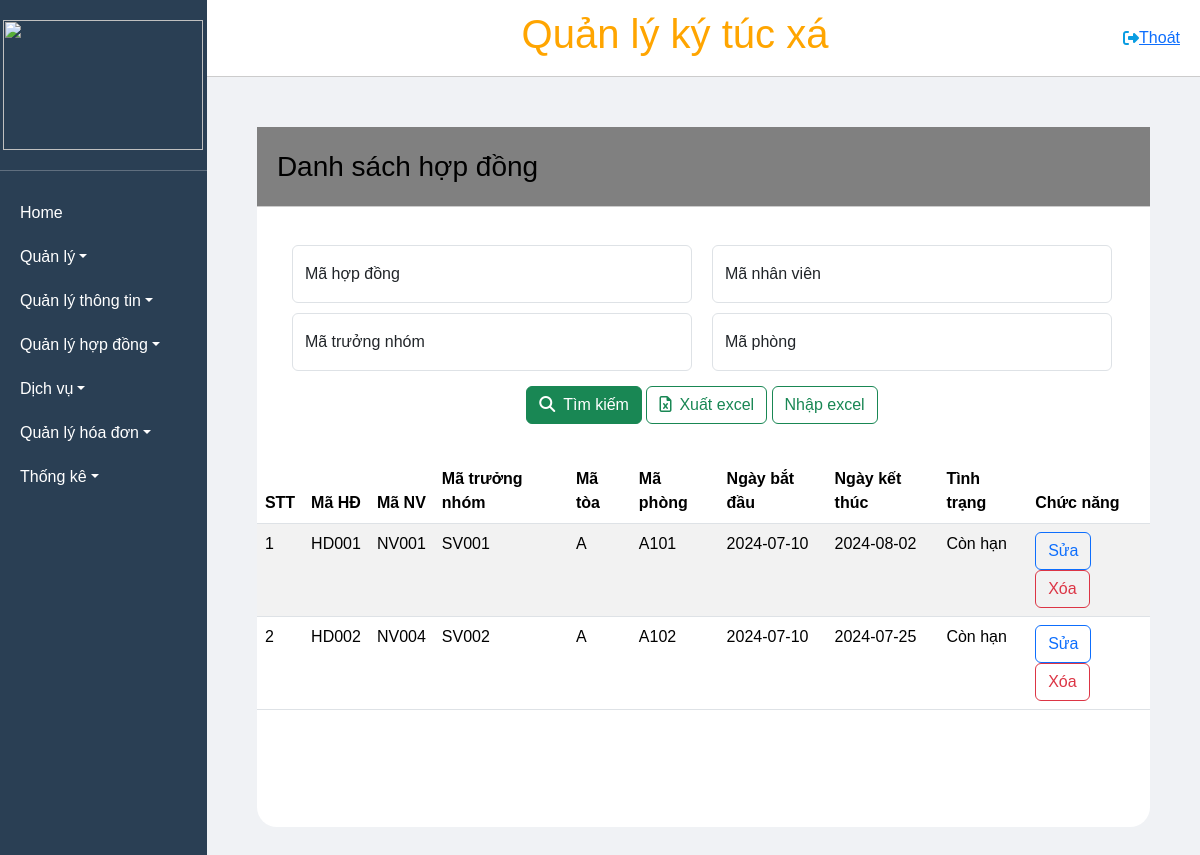
Screenshot of /HopDong with the database file from the repository.
### tables this page shows
CREATE TABLE `hopdong` (
  `maHopDong` varchar(50) NOT NULL,
  `MaNhanVien` varchar(50) NOT NULL,
  `maTruongNhom` varchar(50) NOT NULL,
  `maToa` varchar(50) NOT NULL,
  `maPhong` varchar(50) NOT NULL,
  `ngayBatDau` date NOT NULL,
  `ngayKetThuc` date NOT NULL,
  `tinhTrang` varchar(50) NOT NULL
);

### MVC/Core/controller.php (called while the page is built, shortened)
<?php
class controller
{
    public function model($model)
    {
        return new $model;
    }
    public function view($view, $data = [])
    {
        require_once './MVC/Views/' . $view . '.php';
    }
}

### MVC/Controllers/HopDong.php (called while the page is built, shortened)
<?php
class HopDong extends controller
{
    protected $hopdong;
    public function __construct()
    {
        $this->hopdong = $this->model('HopDong_m');
    }
    public function Get_data()
    {
        $dulieu = $this->hopdong->hopdong_all();
        $this->view('Masterlayout', [
            'page' => 'HopDong_v',
            'dulieu' => $dulieu,
        ]);
    }
}

### MVC/Core/app.php (called while the page is built, shortened)
<?php
class app
{
    protected $action = 'Get_data';
    function __construct()
    {
        $arr = $this->processURL();
        if ($arr != null) {
            if (file_exists('./MVC/Controllers/' . $arr[0] . '.php')) {
                unset($arr[0]);
            }
        }
        $this->controller = new $this->controller;
        $this->param = $arr ? array_values($arr) : [];
        call_user_func_array([$this->controller, $this->action], $this->param);
    }
    function processURL()
    {
        if (isset($_GET['url'])) {
            return explode('/', filter_var(trim($_GET['url']), FILTER_DEFAULT));
        }
    }
}

### index.php (called while the page is built, shortened)
<?php
$app = new app();
?>

### MVC/Core/connectDB.php (called while the page is built, shortened)
<?php
class connectDB
{
    protected $serverName = "localhost";
    protected $userName = "root";
    protected $pwd = "";
    protected $dbName = "qlktx";
    function __construct()
    {
        $this->conn = mysqli_connect($this->serverName, $this->userName, $this->pwd, $this->dbName);
    }
}

### MVC/Models/HopDong_m.php (called while the page is built, shortened)
<?php
class HopDong_m extends connectDB
{
    public function hopdong_all()
    {
        $query = "SELECT * FROM hopdong";
        return mysqli_query($this->conn, $query);
    }
}

### MVC/Views/Pages/HopDong_v.php (the view, shortened to what this page needs)
<!DOCTYPE html>
<html lang="en">
<head>
    <link rel="stylesheet" href="/Public/CSS/style.css">
</head>
<body>
    <div class="main">
    <h3 class="header">Danh sách hợp đồng</h3>
        <div>
            <div class="search-box">
                <form class="content1" action="http://localhost/QuanLyKyTucXa_new/HopDong/timkiem" class="text-center padd" method="post">
                    <table  class="">
                        <tbody>
                            <tr>
                                <td class="input-td">
                                    <div class="form-floating">
                                        <input type="text" name="txtMaHopDong" id="mhd" class="form-control" placeholder="" value="<?php if (isset($data['maHopDong'])) echo $data['maHopDong'] ?>">
                                        <label for="mhd">Mã hợp đồng</label>
                                    </div>
                                </td>
                                <td class="input-td">
                                    <div class="form-floating">
                                        <input type="text" name="txtMaNhanVien" id="mnv" placeholder="" class="form-control" value="<?php if (isset($data['maNhanVien'])) echo $data['maNhanVien'] ?>">
                                        <label for="mnv">Mã nhân viên</label>
                                    </div>
                                </td>
                            </tr>
                            <tr>
                                <td class="input-td">
                                    <div class="form-floating">
                                        <input type="text" name="txtMaTruongNhom" id="msv" placeholder="" class="form-control inputSearch" value="<?php if (isset($data['maSinhVien'])) echo $data['maSinhVien'] ?>">
                                        <label for="msv">Mã trưởng nhóm</label>
                                    </div>
                                </td>
                                <td class="input-td">
                                    <div class="form-floating">
                                        <input type="text" name="txtMaPhong" id="mp" placeholder="" class="form-control inputSearch" value="<?php if (isset($data['maPhong'])) echo $data['maPhong'] ?>">
                                        <label for="mp">Mã phòng</label>
                                    </div>
                                </td>
                            </tr>
                            <tr>
                                <td colspan="4" class="text-center align-middle padd">
                                    <button type="submit" class="btn btn-success" name="btnTimkiem"><i class="fa-solid fa-magnifying-glass">&nbsp;&nbsp;</i>Tìm kiếm</button>
                                    <button type="submit" class="btn-outline-success btn" name="btnXuatExcel"><i class="fa-regular fa-file-excel">&nbsp;&nbsp;</i>Xuất excel</button>
                                    <a class="btn-outline-success btn" href="http://localhost/QuanLyKyTucXa_new/HopDongFile">Nhập excel</a>
                                </td>
                            </tr>
                        </tbody>
                    </table>
                </form>
            </div>
            <table class="table table-striped">
                <thead>
                    <tr class="thead-light">
                        <th>STT</th>
                        <th>Mã HĐ</th>
                        <th>Mã NV</th>
                        <th>Mã trưởng nhóm</th>
                        <th>Mã tòa</th>
                        <th>Mã phòng</th>
                        <th>Ngày bắt đầu</th>
                        <th>Ngày kết thúc</th>
                        <th>Tình trạng</th>
                        <th>Chức năng</th>
                    </tr>
                </thead>
                <tbody>
                    <?php
                    if (isset($data['dulieu']) && mysqli_num_rows($data['dulieu']) > 0) {
                        $i = 0;
                        while ($row = mysqli_fetch_assoc($data['dulieu'])) {
                    ?>
                            <tr>
                                <td><?php echo (++$i) ?></td>
                                <td><?php echo $row['maHopDong'] ?></td>
                                <td><?php echo $row['MaNhanVien'] ?></td>
                                <td><?php echo $row['maTruongNhom'] ?></td>
                                <td><?php echo $row['maToa'] ?></td>
                                <td><?php echo $row['maPhong'] ?></td>
                                <td><?php echo $row['ngayBatDau'] ?></td>
                                <td><?php echo $row['ngayKetThuc'] ?></td>
                                <td><?php echo $row['tinhTrang'] ?></td>
                                <td>
                                    <a href="http://localhost/QuanLyKyTucXa_new/HopDong/sua/<?php echo $row['maHopDong'] ?>" class="btn btn-outline-primary">Sửa</a>
                                    <a href="http://localhost/QuanLyKyTucXa_new/HopDong/xoa/<?php echo $row['maHopDong'] ?>" onclick="return confirm('Bạn có chắc chắn muốn xóa ko?')" class="btn btn-outline-danger">Xóa</a>
                                </td>
                            </tr>
                    <?php
                        }
                    }
                    ?>
                </tbody>
            </table>
        </div>
    </div>
</body>
</html>

### Public/CSS/style.css (style rules this page uses)
* { padding: 0; margin: 0; box-sizing: border-box; }
.header { display: flex; align-items: center; justify-content:space-between ; padding: 20px; }
.main { height: 700px; background-color: #fff; border-radius: 20px; margin: 50px 50px 50px 50px ; }
body { background-color: #F0F2F5; }
.content1 { margin: 20px; width: 90%; }

### Public/CSS/master.css (style rules this page uses)
* { margin: 0; padding: 0; box-sizing: border-box; font-family: Arial, sans-serif; }
html, body { height: 100%; overflow: hidden; }
.header { background-color: grey; padding: 10px 20px; border-bottom: 1px solid #ccc; height: 80px; display: flex; justify-content: space-between; align-items: center; color: black; }

### MVC/Views/Pages/HopDong_v.php (style rules this page uses)
.search-box { padding: 5px; }
.inputSearch { width: 400px; height: 60px }
.input-td { padding: 5px 10px; }
.padd { padding: 10px 0px; }

### rows the page displays
hopdong: maHopDong "HD001", MaNhanVien "NV001", maTruongNhom "SV001", maToa "A", maPhong "A101", ngayBatDau "2024-07-10", ngayKetThuc "2024-08-02", tinhTrang "Còn hạn"
hopdong: maHopDong "HD002", MaNhanVien "NV004", maTruongNhom "SV002", maToa "A", maPhong "A102", ngayBatDau "2024-07-10", ngayKetThuc "2024-07-25", tinhTrang "Còn hạn"
